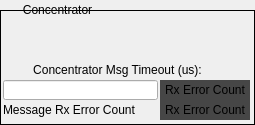
<?xml version="1.0" encoding="UTF-8"?>
<ui version="4.0">
 <class>Form</class>
 <widget class="QWidget" name="Form">
  <property name="geometry">
   <rect>
    <x>0</x>
    <y>0</y>
    <width>255</width>
    <height>125</height>
   </rect>
  </property>
  <property name="windowTitle">
   <string>Form</string>
  </property>
  <widget class="QFrame" name="frame">
   <property name="geometry">
    <rect>
     <x>0</x>
     <y>10</y>
     <width>255</width>
     <height>115</height>
    </rect>
   </property>
   <property name="frameShape">
    <enum>QFrame::Box</enum>
   </property>
   <property name="frameShadow">
    <enum>QFrame::Plain</enum>
   </property>
   <widget class="QLabel" name="label_2">
    <property name="geometry">
     <rect>
      <x>3</x>
      <y>90</y>
      <width>155</width>
      <height>20</height>
     </rect>
    </property>
    <property name="text">
     <string>Message Rx Error Count</string>
    </property>
   </widget>
   <widget class="PyDMLabel" name="PyDMLabel">
    <property name="geometry">
     <rect>
      <x>160</x>
      <y>90</y>
      <width>90</width>
      <height>20</height>
     </rect>
    </property>
    <property name="toolTip">
     <string/>
    </property>
    <property name="styleSheet">
     <string notr="true">background-color: rgb(70, 70, 70);
</string>
    </property>
    <property name="text">
     <string>Rx Error Count</string>
    </property>
    <property name="alignment">
     <set>Qt::AlignCenter</set>
    </property>
    <property name="alarmSensitiveContent" stdset="0">
     <bool>true</bool>
    </property>
    <property name="channel" stdset="0">
     <string>ca://${P}:MonitorConcExtRxErr</string>
    </property>
   </widget>
   <widget class="PyDMByteIndicator" name="PyDMByteIndicator">
    <property name="geometry">
     <rect>
      <x>3</x>
      <y>10</y>
      <width>175</width>
      <height>17</height>
     </rect>
    </property>
    <property name="toolTip">
     <string/>
    </property>
    <property name="channel" stdset="0">
     <string>ca://${P}:MonitorConcStallErr</string>
    </property>
    <property name="circles" stdset="0">
     <bool>true</bool>
    </property>
    <property name="labels" stdset="0">
     <stringlist>
      <string>Concentrator Stall Error</string>
     </stringlist>
    </property>
   </widget>
   <widget class="PyDMByteIndicator" name="PyDMByteIndicator_2">
    <property name="geometry">
     <rect>
      <x>3</x>
      <y>30</y>
      <width>210</width>
      <height>17</height>
     </rect>
    </property>
    <property name="toolTip">
     <string/>
    </property>
    <property name="channel" stdset="0">
     <string>ca://${P}:MonitorConcWdErr</string>
    </property>
    <property name="circles" stdset="0">
     <bool>true</bool>
    </property>
    <property name="labels" stdset="0">
     <stringlist>
      <string>Concentrator Watchdog Error</string>
     </stringlist>
    </property>
   </widget>
   <widget class="PyDMLineEdit" name="PyDMLineEdit">
    <property name="geometry">
     <rect>
      <x>3</x>
      <y>70</y>
      <width>155</width>
      <height>20</height>
     </rect>
    </property>
    <property name="toolTip">
     <string/>
    </property>
    <property name="alignment">
     <set>Qt::AlignCenter</set>
    </property>
    <property name="showUnits" stdset="0">
     <bool>true</bool>
    </property>
    <property name="channel" stdset="0">
     <string>ca://${P}:MonitorConcTout</string>
    </property>
   </widget>
   <widget class="PyDMLabel" name="PyDMLabel_2">
    <property name="geometry">
     <rect>
      <x>160</x>
      <y>70</y>
      <width>90</width>
      <height>20</height>
     </rect>
    </property>
    <property name="toolTip">
     <string/>
    </property>
    <property name="styleSheet">
     <string notr="true">background-color: rgb(70, 70, 70);
</string>
    </property>
    <property name="text">
     <string>Rx Error Count</string>
    </property>
    <property name="alignment">
     <set>Qt::AlignCenter</set>
    </property>
    <property name="showUnits" stdset="0">
     <bool>true</bool>
    </property>
    <property name="alarmSensitiveContent" stdset="0">
     <bool>true</bool>
    </property>
    <property name="channel" stdset="0">
     <string>ca://${P}:MonitorConcToutRBV</string>
    </property>
   </widget>
   <widget class="QLabel" name="label_3">
    <property name="geometry">
     <rect>
      <x>3</x>
      <y>50</y>
      <width>229</width>
      <height>20</height>
     </rect>
    </property>
    <property name="text">
     <string>Concentrator Msg Timeout (us):</string>
    </property>
    <property name="alignment">
     <set>Qt::AlignCenter</set>
    </property>
   </widget>
  </widget>
  <widget class="QLabel" name="label">
   <property name="geometry">
    <rect>
     <x>10</x>
     <y>0</y>
     <width>95</width>
     <height>20</height>
    </rect>
   </property>
   <property name="text">
    <string>Concentrator</string>
   </property>
   <property name="alignment">
    <set>Qt::AlignCenter</set>
   </property>
  </widget>
 </widget>
 <customwidgets>
  <customwidget>
   <class>PyDMLabel</class>
   <extends>QLabel</extends>
   <header>pydm.widgets.label</header>
  </customwidget>
  <customwidget>
   <class>PyDMLineEdit</class>
   <extends>QLineEdit</extends>
   <header>pydm.widgets.line_edit</header>
  </customwidget>
  <customwidget>
   <class>PyDMByteIndicator</class>
   <extends>QWidget</extends>
   <header>pydm.widgets.byte</header>
  </customwidget>
 </customwidgets>
 <resources/>
 <connections/>
</ui>
